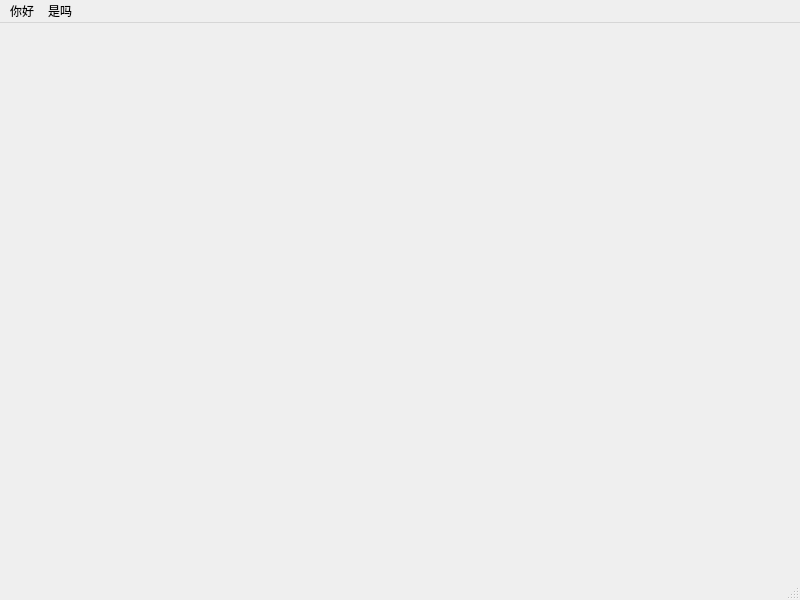
<?xml version="1.0" encoding="UTF-8"?>
<ui version="4.0">
 <class>MainWindow</class>
 <widget class="QMainWindow" name="MainWindow">
  <property name="geometry">
   <rect>
    <x>0</x>
    <y>0</y>
    <width>800</width>
    <height>600</height>
   </rect>
  </property>
  <property name="windowTitle">
   <string>MainWindow</string>
  </property>
  <widget class="QWidget" name="centralwidget"/>
  <widget class="QMenuBar" name="menubar">
   <property name="geometry">
    <rect>
     <x>0</x>
     <y>0</y>
     <width>800</width>
     <height>21</height>
    </rect>
   </property>
   <widget class="QMenu" name="menu">
    <property name="title">
     <string>你好</string>
    </property>
    <addaction name="action1"/>
    <addaction name="action1_2"/>
    <addaction name="action1_3"/>
    <addaction name="action1_4"/>
    <addaction name="action1_5"/>
    <addaction name="action1_6"/>
    <addaction name="action1_7"/>
    <addaction name="action1_8"/>
   </widget>
   <widget class="QMenu" name="menu_2">
    <property name="title">
     <string>是吗</string>
    </property>
   </widget>
   <addaction name="menu"/>
   <addaction name="menu_2"/>
  </widget>
  <widget class="QStatusBar" name="statusbar"/>
  <action name="action1">
   <property name="text">
    <string>1</string>
   </property>
  </action>
  <action name="action1_2">
   <property name="text">
    <string>1</string>
   </property>
  </action>
  <action name="action1_3">
   <property name="text">
    <string>1</string>
   </property>
  </action>
  <action name="action1_4">
   <property name="text">
    <string>1</string>
   </property>
  </action>
  <action name="action1_5">
   <property name="text">
    <string>1</string>
   </property>
  </action>
  <action name="action1_6">
   <property name="text">
    <string>1</string>
   </property>
  </action>
  <action name="action1_7">
   <property name="text">
    <string>1</string>
   </property>
  </action>
  <action name="action1_8">
   <property name="text">
    <string>1</string>
   </property>
  </action>
 </widget>
 <resources/>
 <connections/>
</ui>
